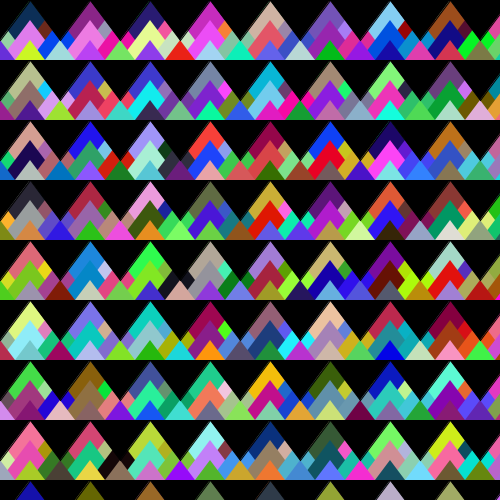
Frame 1 (no input)
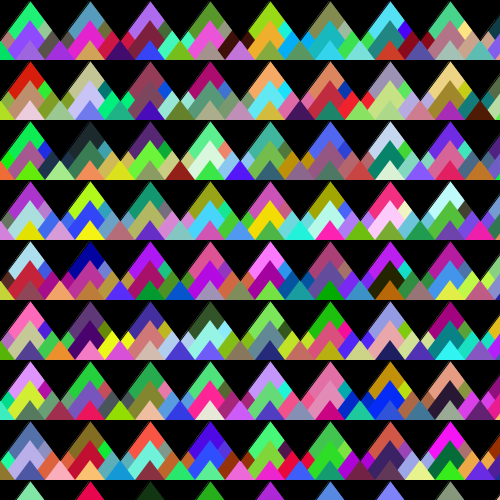
Frame 2 (the mouse pressed at the canvas centre, redrawn once)

The Processing sketch that drew these frames (run headless with seeded random() and noise(); the mouse was pressed at the canvas centre and the sketch redrawn once):

// Processing sketch: processing_61875
// ── processing_61875.pde

void setup(){//elementos estaticos cosntantes
  size(500,500);//definiçao de dimensoes de area de trabalho
  background(255);//definiçao do cor de fundo preto
  smooth();//suavizar os elementos
 noLoop(); //negaçao de movimento
}
  void draw(){// elementos metaforse 
    background(255);//definiçao do cor de fundo preto
    
    
    for ( int y = 0; y <30; y++){//funçao que diz que o y vai variar entre 0 e 30 ,ou seja vai variar na vertical
      for (int x =0; x <30; x = x+1) {//funçao que diz que o x vai variar entre 0 e 30 ,ou seja vai variar na horizontal


      fill (random (0,255),random (0,255),random (0,255));// o preechimento vai variar de formar aleatoria entre tuda a gama do rgb atravez das varieis criadas para cada elemento
      noStroke();//anulaçao do contorno
    float x1 = x*30-30;// sendo que os triangulos  tendo uma margem de diferença de 30,so que os triangulo começao a menos 30
    float x2= (x1+30);//e o x1 mais 30 que vai dar o topo do triangulo
    float x3 = (x1+60);// vai ser o x do ponto mais longe do x1 do triangulo
    float y1=y*20-20;//o y1 é o  do pico ,que vai começar de 20 em 20 oy seja os triangulos vao ter uma margem de diferença de 20,so que os triangulo começam a menos 20
    float y2=(y1+40);//vais ser a posicao na vertical dos dois pontos de baixo
    triangle(x1,y2,x2,y1,x3,y2);
      }
      }
    
    
    
      for ( int y = 0; y <15; y++){//funçao que diz que o y vai variar entre 0 e 15 ,ou seja vai variar na vertical
        for (int x = 0; x < 15; x = x+1) {//funçao que diz que o x vai variar entre 0 e 15 ,ou seja vai variar na horizontal
        fill(0);//prenchimento a preto 
    stroke(0);// contorno a preto 
    float x1 = x*60-30;// sendo que o proximo triangulo vai começar quando o outro acaba ,so que os triangulo começao a menos 30
    float x2= (x1+30);//e o x1 mais 30 que vai dar o topo do triangulo invertido
    float x3 = (x1+60);// vai ser o x do ponto mais longe do x1 do triangulo
    float y1= y*(60);//o y1 é o  do pico ,entre o fim e o inicio do outro vai haver um espaçamento de 60
    float y2=(y1+40);//vai ser a posiçao na vertical dos dois ponto superiores do triangulo
    triangle(x1,y1,x2,y2,x3,y1);//o y1 é o  do pico ,que vai começar de 20 em 20 oy seja os triangulos vao ter uma margem de diferença de 20,so que os triangulo começam a menos 20
        }
    }
  
  }
  
